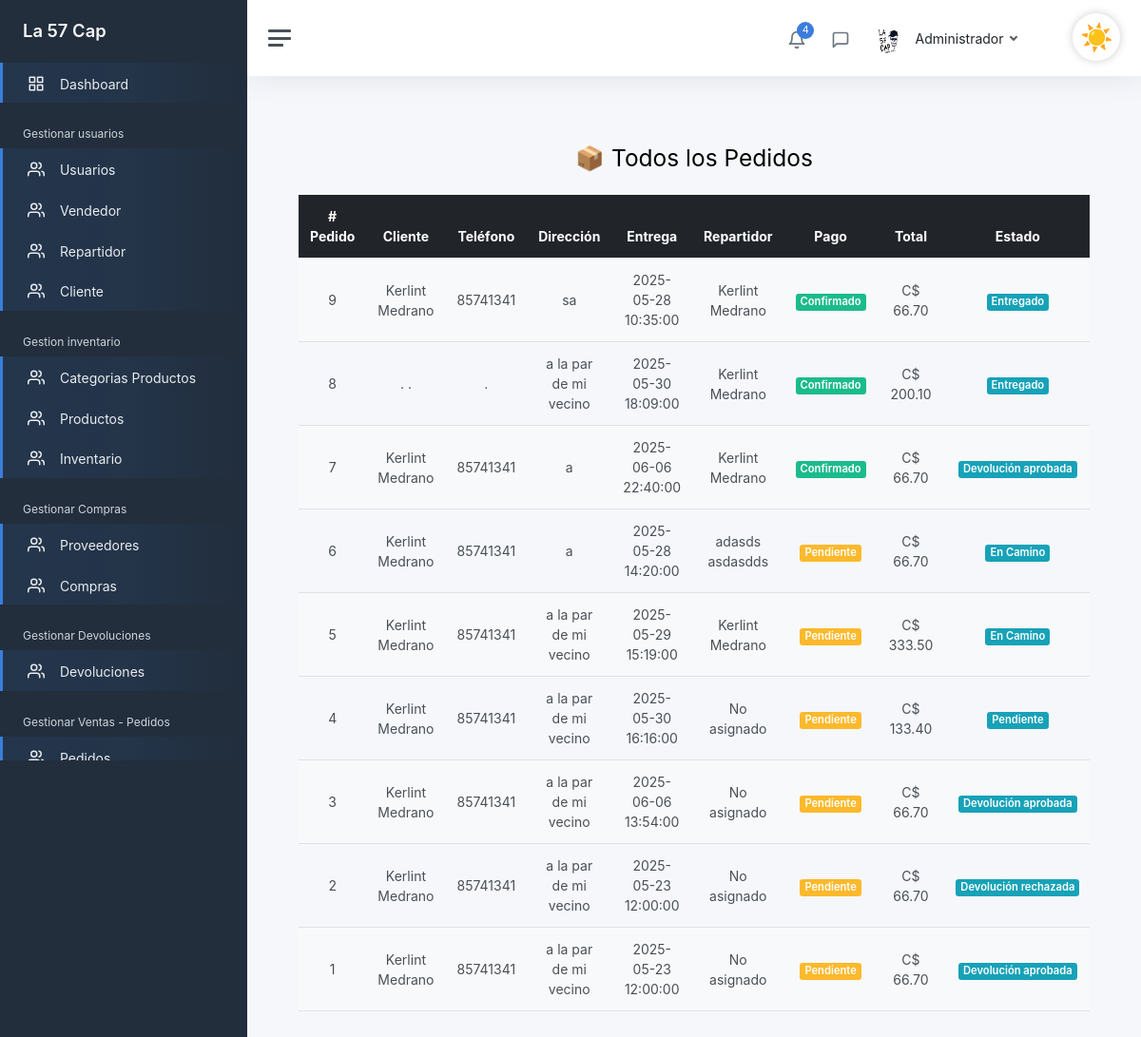
Before: /admin/historialPedidos (signed in) with the older database file.
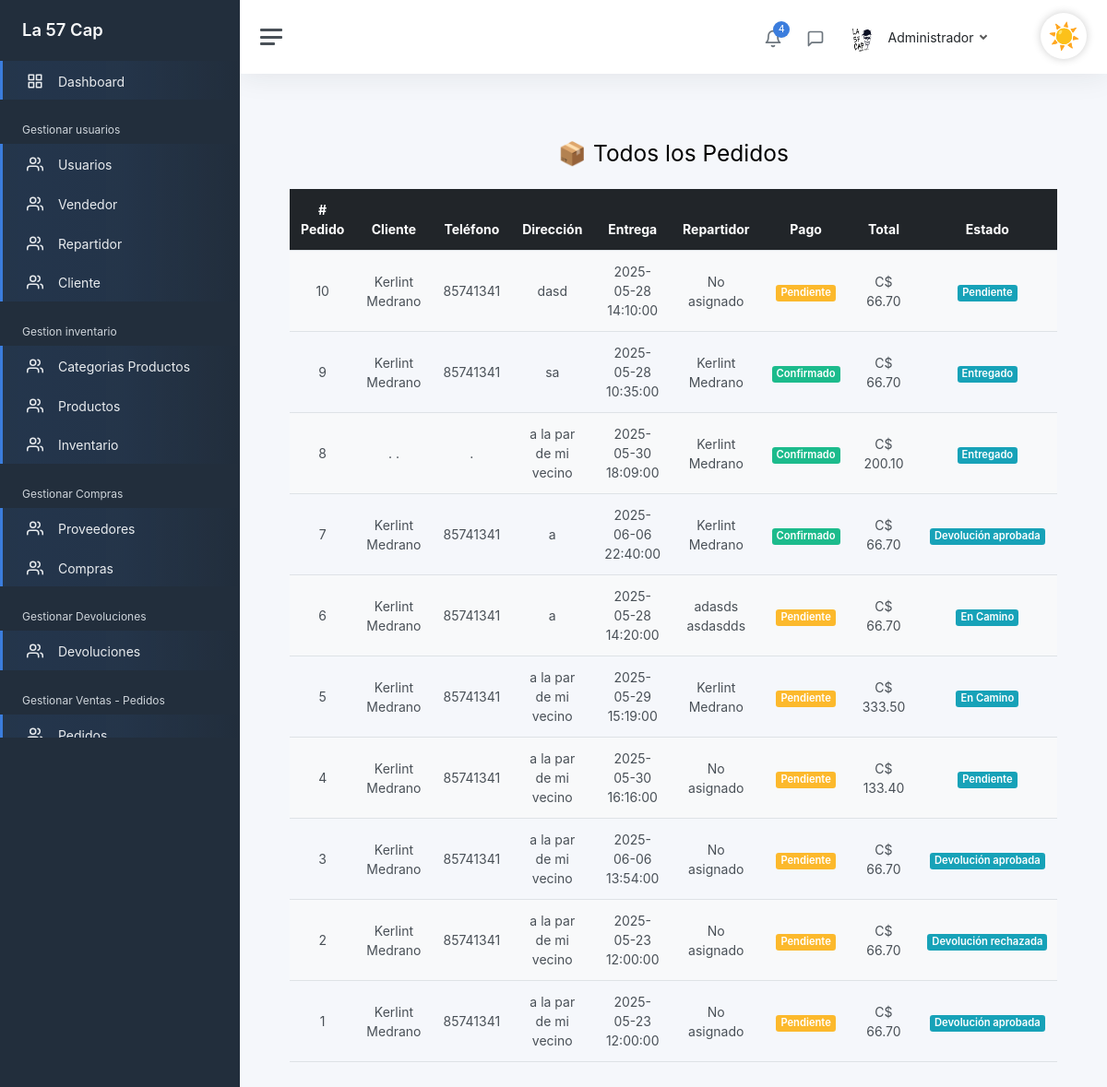
After: the same page with the newer database file.
### tables this page shows
CREATE TABLE `pedidos`  (
  `idpedidos` int(0) NOT NULL AUTO_INCREMENT,
  `id_ventas` int(0) NOT NULL,
  `id_cliente` int(0) NOT NULL,
  `id_repartidor` int(0) NULL DEFAULT NULL,
  `creado` datetime(0) NOT NULL,
  `fecha_entregar` date NOT NULL,
  `hora_entregar` time(0) NOT NULL,
  `direccion_entregar` varchar(200) NOT NULL,
  `comentarios` varchar(45) NULL DEFAULT NULL,
  `estado` tinyint(0) NULL DEFAULT NULL,
  `pago_confirmado` tinyint(0) NULL DEFAULT NULL,
  PRIMARY KEY (`idpedidos`) USING BTREE,
  INDEX `pedido_cliente_idx`(`id_cliente`) USING BTREE,
  INDEX `pedido_repartidor_idx`(`id_repartidor`) USING BTREE,
  INDEX `pedido_ventas_idx`(`id_ventas`) USING BTREE,
  CONSTRAINT `pedido_cliente` FOREIGN KEY (`id_cliente`) REFERENCES `cliente` (`idcliente`) ON DELETE RESTRICT ON UPDATE RESTRICT,
  CONSTRAINT `pedido_repartidor` FOREIGN KEY (`id_repartidor`) REFERENCES `repartidor` (`idrepartidor`) ON DELETE RESTRICT ON UPDATE RESTRICT,
  CONSTRAINT `pedido_ventas` FOREIGN KEY (`id_ventas`) REFERENCES `ventas` (`idventas`) ON DELETE RESTRICT ON UPDATE RESTRICT
);

CREATE TABLE `cliente`  (
  `idcliente` int(0) NOT NULL AUTO_INCREMENT,
  `id_usuario` int(0) NULL DEFAULT NULL,
  `p_nombre` varchar(50) NOT NULL,
  `s_nombre` varchar(50) NOT NULL,
  `p_apellido` varchar(50) NOT NULL,
  `s_apellido` varchar(50) NOT NULL,
  `n_telefono` varchar(15) NOT NULL,
  `direccion` varchar(200) NULL DEFAULT NULL,
  `Municipio` varchar(45) NULL DEFAULT NULL,
  `eliminado` tinyint(0) NULL DEFAULT 0,
  PRIMARY KEY (`idcliente`) USING BTREE,
  INDEX `cliente_usuario_idx`(`id_usuario`) USING BTREE,
  CONSTRAINT `cliente_usuario` FOREIGN KEY (`id_usuario`) REFERENCES `usuario` (`idusuario`) ON DELETE SET NULL ON UPDATE RESTRICT
);

CREATE TABLE `repartidor`  (
  `idrepartidor` int(0) NOT NULL AUTO_INCREMENT,
  `id_usuario` int(0) NULL DEFAULT NULL,
  `p_nombre` varchar(50) NOT NULL,
  `s_nombre` varchar(50) NOT NULL,
  `p_apellido` varchar(50) NOT NULL,
  `s_apellido` varchar(50) NOT NULL,
  `n_telefono` varchar(15) NOT NULL,
  `eliminado` tinyint(0) NULL DEFAULT 0,
  PRIMARY KEY (`idrepartidor`) USING BTREE,
  INDEX `repartidor_usuario_idx`(`id_usuario`) USING BTREE,
  CONSTRAINT `vendedor_usuario00` FOREIGN KEY (`id_usuario`) REFERENCES `usuario` (`idusuario`) ON DELETE SET NULL ON UPDATE RESTRICT
);

CREATE TABLE `ventas`  (
  `idventas` int(0) NOT NULL AUTO_INCREMENT,
  `id_vendedor` int(0) NOT NULL,
  `id_cliente` int(0) NULL DEFAULT NULL,
  `subtotal` decimal(10, 2) NOT NULL,
  `descuento` decimal(10, 2) NOT NULL,
  `iva` decimal(10, 2) NOT NULL,
  `total` decimal(10, 2) NOT NULL,
  `estado` varchar(45) NOT NULL,
  `creado` datetime(0) NOT NULL,
  `eliminado` tinyint(0) NULL DEFAULT 0,
  PRIMARY KEY (`idventas`) USING BTREE,
  INDEX `ventas_vendedor_idx`(`id_vendedor`) USING BTREE,
  INDEX `ventas_cliente`(`id_cliente`) USING BTREE,
  CONSTRAINT `ventas_cliente` FOREIGN KEY (`id_cliente`) REFERENCES `cliente` (`idcliente`) ON DELETE RESTRICT ON UPDATE RESTRICT,
  CONSTRAINT `ventas_vendedor` FOREIGN KEY (`id_vendedor`) REFERENCES `vendedor` (`idvendedor`) ON DELETE RESTRICT ON UPDATE RESTRICT
);

### views/Admin/pedidos/verPedidos.php (the view, shortened to what the rows shown need)
<div class="container py-4">
    <h2 class="text-center mb-4">📦 Todos los Pedidos</h2>
    <?php if (empty($pedidos)): ?>
        <div class="alert alert-info text-center">No hay pedidos registrados.</div>
    <?php else: ?>
        <div class="table-responsive">
            <table class="table table-striped text-center align-middle">
                <thead class="table-dark">
                    <tr>
                        <th># Pedido</th>
                        <th>Cliente</th>
                        <th>Teléfono</th>
                        <th>Dirección</th>
                        <th>Entrega</th>
                        <th>Repartidor</th>
                        <th>Pago</th>
                        <th>Total</th>
                        <th>Estado</th>
                    </tr>
                </thead>
                <tbody>
                    <?php foreach ($pedidos as $pedido): ?>
                        <tr>
                            <td><?= $pedido->idpedidos?></td>
                            <td><?= $pedido->cliente_nombre . ' ' . $pedido->cliente_apellido ?></td>
                            <td><?= $pedido->telefono ?></td>
                            <td><?= $pedido->direccion_entregar?></td>
                            <td><?= $pedido->fecha_entregar . ' ' . $pedido->hora_entregar ?></td>
                            <td><?= $pedido->repartidor_nombre ? $pedido->repartidor_nombre . ' ' . $pedido->repartidor_apellido : 'No asignado' ?>
                            </td>
                            <td>
                                <?php if ($pedido->pago_confirmado): ?>
                                    <span class="badge bg-success">Confirmado</span>
                                <?php else: ?>
                                    <span class="badge bg-warning">Pendiente</span>
                                <?php endif; ?>
                            </td>
                            <td>C$ <?= number_format($pedido->total ?? 0, 2) ?></td>
                            <td>
                                <span class="badge bg-info"><?= $pedido->estado_venta ?></span>
                            </td>
                        </tr>
                    <?php endforeach; ?>
                </tbody>
            </table>
        </div>
    <?php endif; ?>
</div>

Changed rows visible on the page:
added pedidos: idpedidos "10", id_cliente.p_nombre "Kerlint", id_cliente.p_apellido "Medrano", id_cliente.n_telefono "85741341", direccion_entregar "dasd", fecha_entregar "2025-05-28", hora_entregar "14:10:00", shows "No asignado", pago_confirmado "Pendiente", id_ventas.total "66.70", id_ventas.estado "Pendiente"
